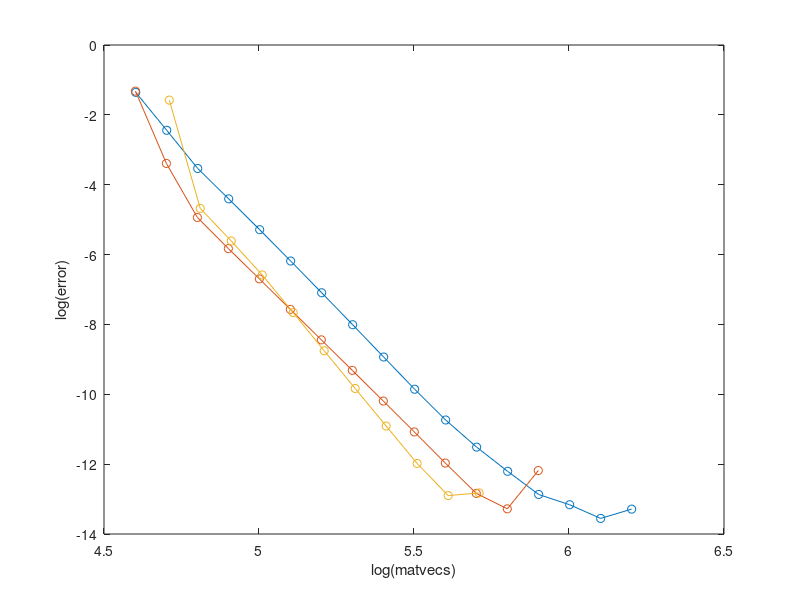

The MATLAB script that drew this image:
load article_data579
plot(log10(allmv5), log10(aller5), '-o')
hold on
plot(log10(allmv7), log10(aller7), '-o')
plot(log10(allmv9), log10(aller9), '-o')
xlabel('log(matvecs)')
ylabel('log(error)')
